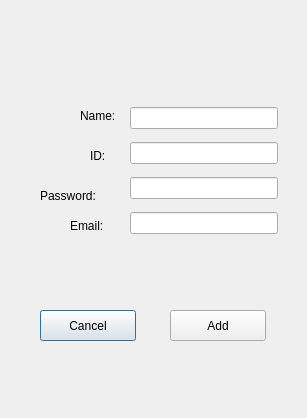
<?xml version="1.0" encoding="UTF-8"?>
<ui version="4.0">
 <class>addAdmiDialog</class>
 <widget class="QDialog" name="addAdmiDialog">
  <property name="geometry">
   <rect>
    <x>0</x>
    <y>0</y>
    <width>307</width>
    <height>418</height>
   </rect>
  </property>
  <property name="windowTitle">
   <string>Dialog</string>
  </property>
  <widget class="QLabel" name="label">
   <property name="geometry">
    <rect>
     <x>80</x>
     <y>100</y>
     <width>43</width>
     <height>31</height>
    </rect>
   </property>
   <property name="text">
    <string>Name:</string>
   </property>
  </widget>
  <widget class="QLabel" name="label_2">
   <property name="geometry">
    <rect>
     <x>90</x>
     <y>140</y>
     <width>20</width>
     <height>31</height>
    </rect>
   </property>
   <property name="text">
    <string>ID:</string>
   </property>
  </widget>
  <widget class="QLabel" name="label_3">
   <property name="geometry">
    <rect>
     <x>40</x>
     <y>180</y>
     <width>69</width>
     <height>31</height>
    </rect>
   </property>
   <property name="text">
    <string>Password:</string>
   </property>
  </widget>
  <widget class="QLabel" name="label_4">
   <property name="geometry">
    <rect>
     <x>70</x>
     <y>210</y>
     <width>40</width>
     <height>31</height>
    </rect>
   </property>
   <property name="text">
    <string>Email:</string>
   </property>
  </widget>
  <widget class="QPushButton" name="cancelAddAdmi">
   <property name="geometry">
    <rect>
     <x>40</x>
     <y>310</y>
     <width>96</width>
     <height>31</height>
    </rect>
   </property>
   <property name="text">
    <string>Cancel</string>
   </property>
  </widget>
  <widget class="QPushButton" name="confirmAddAdmi">
   <property name="geometry">
    <rect>
     <x>170</x>
     <y>310</y>
     <width>96</width>
     <height>31</height>
    </rect>
   </property>
   <property name="text">
    <string>Add</string>
   </property>
  </widget>
  <widget class="QWidget" name="">
   <property name="geometry">
    <rect>
     <x>130</x>
     <y>100</y>
     <width>148</width>
     <height>144</height>
    </rect>
   </property>
   <layout class="QVBoxLayout" name="verticalLayout">
    <item>
     <widget class="QLineEdit" name="admNameEntry"/>
    </item>
    <item>
     <widget class="QLineEdit" name="admIDEntry"/>
    </item>
    <item>
     <widget class="QLineEdit" name="admPasswordEntry"/>
    </item>
    <item>
     <widget class="QLineEdit" name="emailEntry"/>
    </item>
   </layout>
  </widget>
 </widget>
 <resources/>
 <connections/>
</ui>
